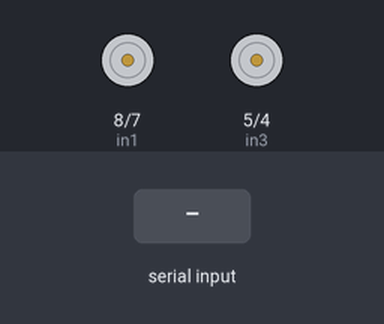
A sketch run on a simulated Arduino Uno, built with avr-gcc and run on an emulated ATmega328P. Shown: motor-driver pin pairs drawn as motors (green arrow = first pin HIGH = forward, orange = second pin HIGH = backward, longer = more drive, scaled by the enable pin). Inputs (shaded band) come from the test bench.

Above: at 1.2 s.
1.3 s: "forwardA\n" received over Serial
At 2.2 s:
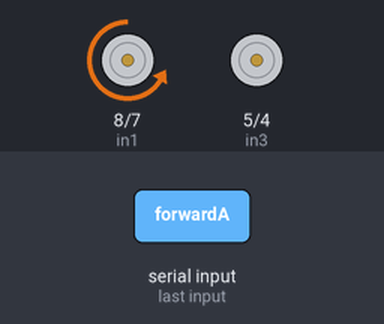
2.8 s: "reverseA\n" received over Serial
At 3.4 s:
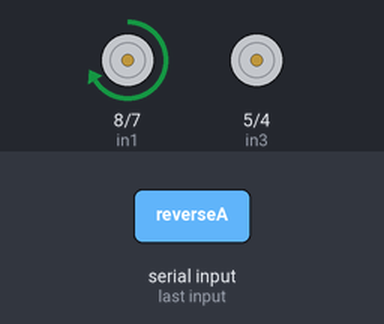
4.3 s: "forwardB\n" received over Serial
At 5.5 s:
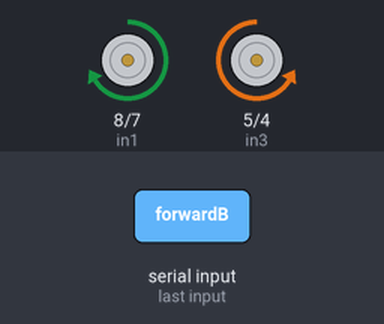
5.8 s: "stopA\n" received over Serial
At 6.7 s:
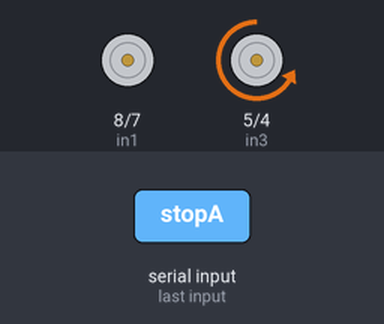
7.3 s: "reverseB\n" received over Serial
At 8.0 s:
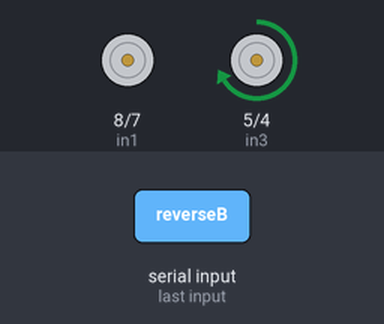
8.8 s: "forwardA\n" received over Serial
At 9.1 s:
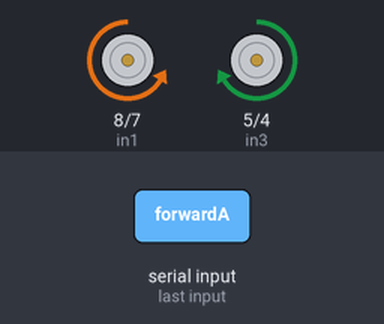
Timing chart, 0 to 11.3 s (numbered marks = the images above; inputs shaded):
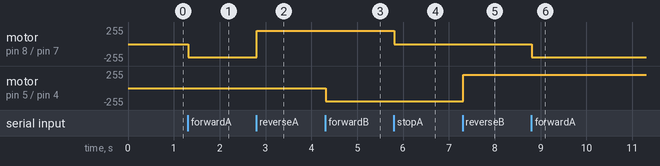

The sketch:

Arduino_Sketch.ino
```cpp
const int enA = 9;
const int in1 = 8;
const int in2 = 7;

const int enB = 3;
const int in3 = 5;
const int in4 = 4;

void setup() {
  pinMode(enA, OUTPUT);
  pinMode(in1, OUTPUT);
  pinMode(in2, OUTPUT);

  pinMode(enB, OUTPUT);
  pinMode(in3, OUTPUT);
  pinMode(in4, OUTPUT);

  Serial.begin(9600); // Match this in Python
}

void loop() {
  if (Serial.available() > 0) {
    String cmd = Serial.readStringUntil('\n');
    cmd.trim();  // Remove whitespace or newlines

    // Motor A
    if (cmd == "forwardA") {
      digitalWrite(in1, LOW);
      digitalWrite(in2, HIGH);
      analogWrite(enA, 200);
    }
    else if (cmd == "reverseA") {
      digitalWrite(in1, HIGH);
      digitalWrite(in2, LOW);
      analogWrite(enA, 200);
    }
    else if (cmd == "stopA") {
      digitalWrite(in1, LOW);
      digitalWrite(in2, LOW);
      analogWrite(enA, 0);
    }

    // Motor B
    else if (cmd == "forwardB") {
      digitalWrite(in3, LOW);
      digitalWrite(in4, HIGH);
      analogWrite(enB, 200);
    }
    else if (cmd == "reverseB") {
      digitalWrite(in3, HIGH);
      digitalWrite(in4, LOW);
      analogWrite(enB, 200);
    }
    else if (cmd == "stopB") {
      digitalWrite(in3, LOW);
      digitalWrite(in4, LOW);
      analogWrite(enB, 0);
    }
  }
}
```

Measured:
- after the input at 1.3 s, motor on pin 8 (in1) / pin 7 (in2): stopped → backward 200/255 at once
- after the input at 2.8 s, motor on pin 8 (in1) / pin 7 (in2): backward 200/255 → forward 200/255 at once
- after the input at 4.3 s, motor on pin 5 (in3) / pin 4 (in4): stopped → backward 200/255 at once
- after the input at 5.8 s, motor on pin 8 (in1) / pin 7 (in2): forward 200/255 → stopped at once
- after the input at 7.3 s, motor on pin 5 (in3) / pin 4 (in4): backward 200/255 → forward 200/255 at once
- after the input at 8.8 s, motor on pin 8 (in1) / pin 7 (in2): stopped → backward 200/255 at once
